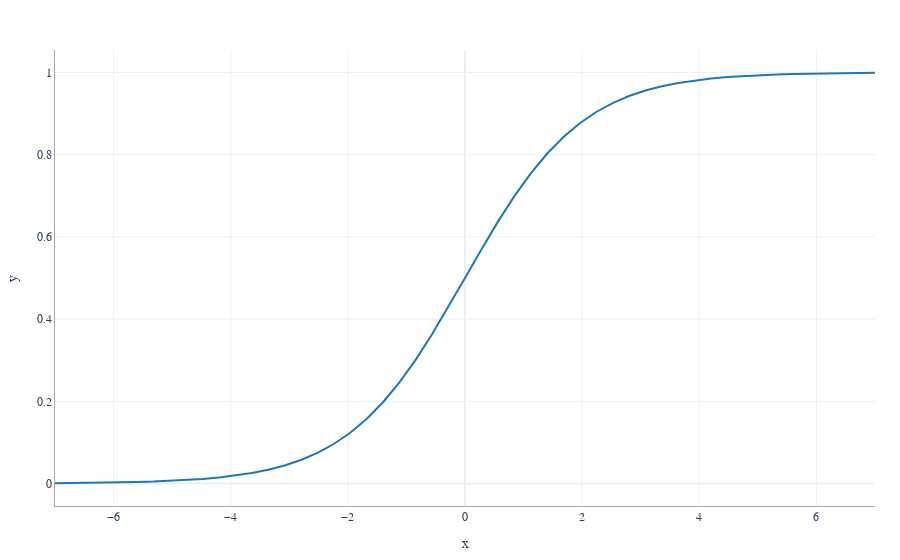

Source (notebook cell):
### Code cell
px.line(x=z, y=sigmoid(z))

### Figure 1 — Plotly figure (JSON) as saved in the notebook; plotly's stock layout.template omitted (floating-point values rounded to 4 significant figures)
{"data": [{"hovertemplate": "x=%{x}<br>y=%{y}<extra></extra>", "legendgroup": "", "line": {"color": "#1F77B4", "dash": "solid"}, "marker": {"symbol": "circle"}, "mode": "lines", "name": "", "orientation": "v", "showlegend": false, "type": "scatter", "x": [-7, -6.72, -6.44, -6.16, -5.88, -5.6, -5.32, -5.04, -4.76, -4.48, -4.2, -3.92, -3.64, -3.36, -3.08, -2.8, -2.52, -2.24, -1.96, -1.68, -1.4, -1.12, -0.84, -0.56, -0.28, 8.882e-16, 0.28, 0.56, 0.84, 1.12, 1.4, 1.68, 1.96, 2.24, 2.52, 2.8, 3.08, 3.36, 3.64, 3.92, 4.2, 4.48, 4.76, 5.04, 5.32, 5.6, 5.88, 6.16, 6.44, 6.72, 7], "xaxis": "x", "y": [0.0009111, 0.001205, 0.001594, 0.002108, 0.002787, 0.003684, 0.004869, 0.006432, 0.008493, 0.01121, 0.01477, 0.01946, 0.02558, 0.03357, 0.04394, 0.05732, 0.07447, 0.09622, 0.1235, 0.1571, 0.1978, 0.246, 0.3015, 0.3635, 0.4305, 0.5, 0.5695, 0.6365, 0.6985, 0.754, 0.8022, 0.8429, 0.8765, 0.9038, 0.9255, 0.9427, 0.9561, 0.9664, 0.9744, 0.9805, 0.9852, 0.9888, 0.9915, 0.9936, 0.9951, 0.9963, 0.9972, 0.9979, 0.9984, 0.9988, 0.9991], "yaxis": "y"}], "layout": {"legend": {"tracegroupgap": 0}, "xaxis": {"anchor": "y", "domain": [0, 1], "title": {"text": "x"}}, "yaxis": {"anchor": "x", "domain": [0, 1], "title": {"text": "y"}}}}
